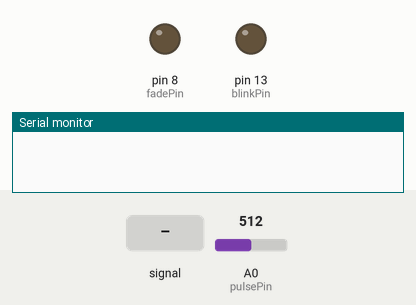
Simulated run of this sketch. Board: Arduino Uno, built with avr-gcc and run on an emulated ATmega328P. Shown: output pins drawn as LEDs (lit = HIGH), the last lines printed to the serial monitor. Dashed ring = blinking. The inputs (shaded band) are chosen by the test bench; at power-on: A0 (pulsePin) = 512.

Above: at 1.2 s.
1.3 s: A0 (pulsePin) fed a 200 Hz sine of ±81 counts around its level
At 2.17 s:
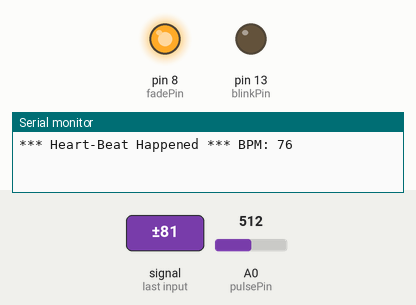
4.3 s: A0 (pulsePin) set to 513
At 7.09 s:
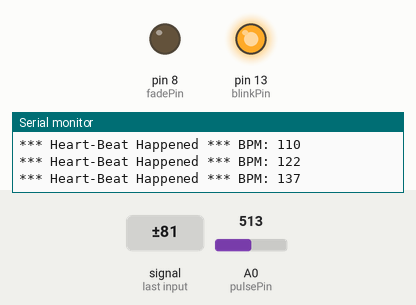
7.3 s: A0 (pulsePin) fed a 2 Hz sine of ±306 counts around its level
At 7.57 s:
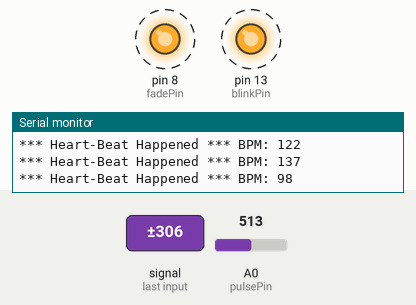
10.3 s: A0 (pulsePin) set to 535
11.8 s: A0 (pulsePin) set to 511
At 13.0 s:
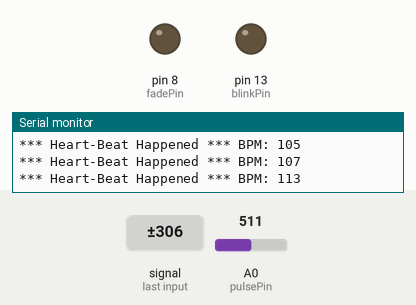
Timing chart, 0 to 14.3 s (numbered marks = the images above; inputs shaded):
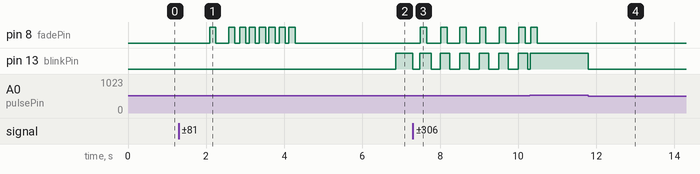

The sketch:

pulsesensor.ino
```cpp
#include <Wire.h>
#include <LiquidCrystal.h>

LiquidCrystal lcd(12, 11, 5, 4, 3, 2);

//  Variables
int pulsePin = 0;
int blinkPin = 13;
int fadePin = 8;
int fadeRate = 0;


// Volatile Variables, used in the interrupt service routine!
volatile int BPM;
volatile int Signal;
volatile int IBI = 600;
volatile boolean Pulse = false;
volatile boolean QS = false;

// Regards Serial OutPut  -- Set This Up to your needs
static boolean serialVisual = true;

volatile int rate[10];
volatile unsigned long sampleCounter = 0;
volatile unsigned long lastBeatTime = 0;
volatile int P = 512;
volatile int T = 512;
volatile int thresh = 525;
volatile int amp = 100;
volatile boolean firstBeat = true;
volatile boolean secondBeat = false;

void setup()
{
  pinMode(blinkPin,OUTPUT);
  pinMode(fadePin,OUTPUT);
  Serial.begin(9600);

  interruptSetup();                 // sets up to read Pulse Sensor signal every 2mS
                                    // IF YOU ARE POWERING The Pulse Sensor AT VOLTAGE LESS THAN THE BOARD VOLTAGE,
                                    // UN-COMMENT THE NEXT LINE AND APPLY THAT VOLTAGE TO THE A-REF PIN
                                    //   analogReference(EXTERNAL);
}


//  Where the Magic Happens
void loop()
{
   serialOutput();

  if (QS == true) // A Heartbeat Was Found
    {
      // BPM and IBI have been Determined
      // Quantified Self "QS" true when arduino finds a heartbeat
      fadeRate = 255; // Makes the LED Fade Effect Happen, Set 'fadeRate' Variable to 255 to fade LED with pulse
      serialOutputWhenBeatHappens(); // A Beat Happened, Output that to serial.
      QS = false; // reset the Quantified Self flag for next time
    }

  ledFadeToBeat(); // Makes the LED Fade Effect Happen
  delay(20); //  take a break
}

void ledFadeToBeat()
{
   fadeRate -= 15;                         //  set LED fade value
   fadeRate = constrain(fadeRate,0,255);   //  keep LED fade value from going into negative numbers!
   analogWrite(fadePin,fadeRate);          //  fade LED
}

void interruptSetup()
{
  // Initializes Timer2 to throw an interrupt every 2mS.
  TCCR2A = 0x02;     // DISABLE PWM ON DIGITAL PINS 3 AND 11, AND GO INTO CTC MODE
  TCCR2B = 0x06;     // DON'T FORCE COMPARE, 256 PRESCALER
  OCR2A = 0X7C;      // SET THE TOP OF THE COUNT TO 124 FOR 500Hz SAMPLE RATE
  TIMSK2 = 0x02;     // ENABLE INTERRUPT ON MATCH BETWEEN TIMER2 AND OCR2A
  sei();             // MAKE SURE GLOBAL INTERRUPTS ARE ENABLED
}

void serialOutput()
{   // Decide How To Output Serial.
 if (serialVisual == true)
  {
     arduinoSerialMonitorVisual('-', Signal);   // goes to function that makes Serial Monitor Visualizer
  }
 else
  {
      sendDataToSerial('S', Signal);     // goes to sendDataToSerial function
   }
}

void serialOutputWhenBeatHappens()
{
 if (serialVisual == true) //  Code to Make the Serial Monitor Visualizer Work
   {
     Serial.print("*** Heart-Beat Happened *** ");  //ASCII Art Madness
     Serial.print("BPM: ");
     Serial.println(BPM);
     lcd.clear();
     lcd.print("Heart Beat: ");
     lcd.print(BPM);
   }
 else
   {
     sendDataToSerial('B',BPM);   // send heart rate with a 'B' prefix
     sendDataToSerial('Q',IBI);   // send time between beats with a 'Q' prefix
   }
}

void arduinoSerialMonitorVisual(char symbol, int data )
{
  const int sensorMin = 0;      // sensor minimum, discovered through experiment
  const int sensorMax = 1024;    // sensor maximum, discovered through experiment
  int sensorReading = data; // map the sensor range to a range of 12 options:
  int range = map(sensorReading, sensorMin, sensorMax, 0, 11);
  // do something different depending on the
  // range value:

}


void sendDataToSerial(char symbol, int data )
{
   Serial.print(symbol);
   Serial.println(data);
}

ISR(TIMER2_COMPA_vect) //triggered when Timer2 counts to 124
{
  cli();
  Signal = analogRead(pulsePin);
  sampleCounter += 2;                         // keep track of the time in mS with this variable
  int N = sampleCounter - lastBeatTime;       // monitor the time since the last beat to avoid noise
                                              //  find the peak and trough of the pulse wave
  if(Signal < thresh && N > (IBI/5)*3) // avoid dichrotic noise by waiting 3/5 of last IBI
    {
      if (Signal < T) // T is the trough
      {
        T = Signal; // keep track of lowest point in pulse wave
      }
    }

  if(Signal > thresh && Signal > P)
    {          // thresh condition helps avoid noise
      P = Signal;                             // P is the peak
    }                                        // keep track of highest point in pulse wave

  //  NOW IT'S TIME TO LOOK FOR THE HEART BEAT
  // signal surges up in value every time there is a pulse
  if (N > 250)
  {
    if ( (Signal > thresh) && (Pulse == false) && (N > (IBI/5)*3) )
      {
        Pulse = true;
        digitalWrite(blinkPin,HIGH);                // turn on pin 13 LED
        IBI = sampleCounter - lastBeatTime;
        lastBeatTime = sampleCounter;

        if(secondBeat)
        {
          secondBeat = false;
          for(int i=0; i<=9; i++)
          {
            rate[i] = IBI;
          }
        }

        if(firstBeat)
        {
          firstBeat = false;
          secondBeat = true;
          sei();
          return;
        }
      // keep a running total of the last 10 IBI values
      word runningTotal = 0;

      for(int i=0; i<=8; i++)
        {
          rate[i] = rate[i+1];
          runningTotal += rate[i];
        }

      rate[9] = IBI;
      runningTotal += rate[9];
      runningTotal /= 10;
      BPM = 60000/runningTotal;
      QS = true;

    }
  }

  if (Signal < thresh && Pulse == true)
    {
      digitalWrite(blinkPin,LOW);
      Pulse = false;
      amp = P - T;
      thresh = amp/2 + T;
      P = thresh;
      T = thresh;
    }

  if (N > 2500)
    {
      thresh = 512;
      P = 512;
      T = 512;
      lastBeatTime = sampleCounter;
      firstBeat = true;
      secondBeat = false;
    }

  sei();
}// end isr
```

Measured:
- the behaviour switches between 512 and 513 on A0 (pulsePin) (found by bisection; images 1 and 2)
- after the input at 1.3 s, pin 8 (fadePin): goes HIGH 0.16 s, LOW 0.32 s, HIGH 0.16 s, LOW 0.12 s, 5 × (HIGH 0.16 s, LOW 0.08 s), HIGH 0.16 s, then LOW, starting after 0.79 s
- after the input at 4.3 s, pin 8 (fadePin): stops changing and stays LOW; pin 13 (blinkPin): LOW → HIGH after 2.6 s
- after the input at 7.3 s, pin 8 (fadePin): alternates HIGH for 0.16 s and LOW for 0.34 s, starting after 0.20 s; pin 13 (blinkPin): alternates HIGH for 0.25 s and LOW for 0.25 s, starting at once
- after the input at 11.8 s, pin 13 (blinkPin): HIGH → LOW at once
